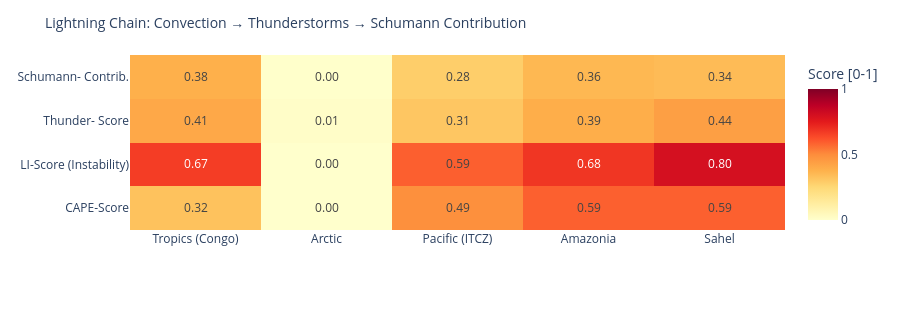

This figure's notebook cell:
### Code cell
# ============================================================
# LIGHTNING CHAIN: Convection → Thunderstorms → Schumann
# Shows the causal chain per measurement point as heatmap
# ============================================================

def cape_score(v):
    """CAPE → normalized score [0,1]"""
    if v is None or pd.isna(v): return 0.0
    return min(1.0, float(v) / 3000)

def li_score(v):
    """Lifted Index: negative = unstable → score [0,1]"""
    if v is None or pd.isna(v): return 0.3
    return min(1.0, max(0.0, (-float(v) + 6) / 12))

def cloud_score(v):
    if v is None or pd.isna(v): return 0.3
    return float(v) / 100

def thunder_score(row):
    """Kombinierter Gewitterwahrscheinlichkeits-Score
    CAPE + LI + Bedeckung + WMO-Gewitter + konvektiver Niederschlag (showers)
    Hinweis: X-Ray und Kp sind kein Bestandteil – nur geomagn./solarer Kontext.
    """
    cs = cape_score(row.get('cape'))
    ls = li_score(row.get('li'))
    cl = cloud_score(row.get('cloud'))
    t  = 1.0 if row.get('thunderstorm') else 0.0
    # Convective precipitation (showers) as additional indicator
    sh = min(1.0, (row.get('showers') or 0) / 5.0)
    return round(cs * 0.30 + ls * 0.25 + cl * 0.15 + t * 0.20 + sh * 0.10, 3)

def schumann_contribution(t_score, lat):
    """Schumann contribution: higher in tropics (±30°), scaled by thunderstorm score"""
    lat_weight = max(0.3, 1.0 - abs(lat) / 60)
    return round(t_score * lat_weight, 3)

df_atm['cape_score']   = df_atm.apply(lambda r: cape_score(r['cape']), axis=1)
df_atm['li_score']     = df_atm.apply(lambda r: li_score(r['li']),    axis=1)
df_atm['thunder_score']= df_atm.apply(lambda r: thunder_score(r.to_dict()), axis=1)
df_atm['schumann_contribution'] = df_atm.apply(
    lambda r: schumann_contribution(r['thunder_score'], r['lat']), axis=1)

metrics = ['cape_score', 'li_score', 'thunder_score', 'schumann_contribution']
labels  = ['CAPE-Score', 'LI-Score\n(Instability)', 'Thunder-\nScore', 'Schumann-\nContrib.']
z_data  = [df_atm[m].tolist() for m in metrics]

fig = go.Figure(go.Heatmap(
    z=z_data,
    x=df_atm['point'].tolist(),
    y=labels,
    colorscale='YlOrRd',
    zmin=0, zmax=1,
    text=[[f'{v:.2f}' for v in row] for row in z_data],
    texttemplate='%{text}', textfont=dict(size=12),
    colorbar=dict(title='Score [0-1]')
))
fig.update_layout(
    title=dict(text='Lightning Chain: Convection → Thunderstorms → Schumann Contribution', font=dict(size=14)),
    height=310,
    plot_bgcolor='rgba(0,0,0,0)', paper_bgcolor='rgba(0,0,0,0)',
    margin=dict(l=130, r=80, t=55, b=80)
)
fig.show()

### Figure 1 — Plotly figure (JSON) as saved in the notebook; plotly's stock layout.template omitted (floating-point values rounded to 4 significant figures)
{"data": [{"colorbar": {"title": {"text": "Score [0-1]"}}, "colorscale": [[0.0, "rgb(255,255,204)"], [0.125, "rgb(255,237,160)"], [0.25, "rgb(254,217,118)"], [0.375, "rgb(254,178,76)"], [0.5, "rgb(253,141,60)"], [0.625, "rgb(252,78,42)"], [0.75, "rgb(227,26,28)"], [0.875, "rgb(189,0,38)"], [1.0, "rgb(128,0,38)"]], "text": [["0.32", "0.00", "0.49", "0.59", "0.59"], ["0.67", "0.00", "0.59", "0.68", "0.80"], ["0.41", "0.01", "0.31", "0.39", "0.44"], ["0.38", "0.00", "0.28", "0.36", "0.34"]], "textfont": {"size": 12}, "texttemplate": "%{text}", "type": "heatmap", "x": ["Tropics (Congo)", "Arctic", "Pacific (ITCZ)", "Amazonia", "Sahel"], "y": ["CAPE-Score", "LI-Score\n(Instability)", "Thunder-\nScore", "Schumann-\nContrib."], "z": [[0.3233, 0.0, 0.49, 0.59, 0.59], [0.6667, 0.0, 0.5917, 0.6833, 0.8], [0.409, 0.011, 0.311, 0.39, 0.44], [0.382, 0.003, 0.285, 0.357, 0.345]], "zmax": 1, "zmin": 0}], "layout": {"height": 310, "margin": {"b": 80, "l": 130, "r": 80, "t": 55}, "paper_bgcolor": "rgba(0,0,0,0)", "plot_bgcolor": "rgba(0,0,0,0)", "title": {"font": {"size": 14}, "text": "Lightning Chain: Convection → Thunderstorms → Schumann Contribution"}}}
